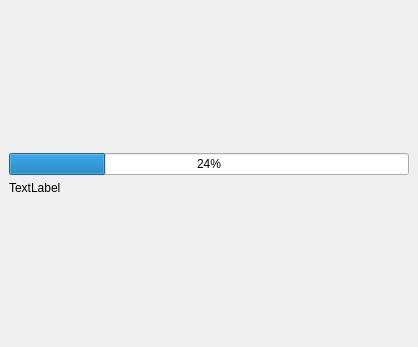
<?xml version="1.0" encoding="UTF-8"?>
<ui version="4.0">
 <class>SomInstallerMainWindow</class>
 <widget class="QMainWindow" name="SomInstallerMainWindow">
  <property name="geometry">
   <rect>
    <x>0</x>
    <y>0</y>
    <width>418</width>
    <height>347</height>
   </rect>
  </property>
  <property name="windowTitle">
   <string>SomInstaller</string>
  </property>
  <widget class="QWidget" name="centralwidget">
   <layout class="QVBoxLayout" name="verticalLayout">
    <item>
     <spacer name="verticalSpacer_2">
      <property name="orientation">
       <enum>Qt::Vertical</enum>
      </property>
      <property name="sizeHint" stdset="0">
       <size>
        <width>20</width>
        <height>40</height>
       </size>
      </property>
     </spacer>
    </item>
    <item>
     <widget class="QProgressBar" name="progressBar">
      <property name="value">
       <number>24</number>
      </property>
     </widget>
    </item>
    <item>
     <widget class="QLabel" name="label_progress_change">
      <property name="text">
       <string>TextLabel</string>
      </property>
     </widget>
    </item>
    <item>
     <spacer name="verticalSpacer">
      <property name="orientation">
       <enum>Qt::Vertical</enum>
      </property>
      <property name="sizeHint" stdset="0">
       <size>
        <width>20</width>
        <height>40</height>
       </size>
      </property>
     </spacer>
    </item>
   </layout>
  </widget>
 </widget>
 <resources/>
 <connections/>
</ui>
